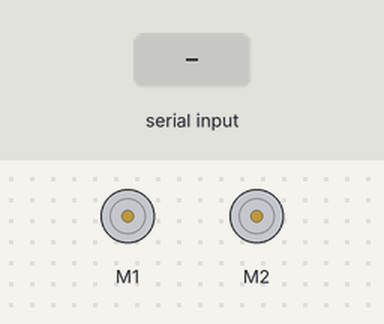
Simulated run of this sketch. Board: Arduino Uno, built with avr-gcc and run on an emulated ATmega328P. On the bench: 2 × DC motor (green arrow = forward, orange = backward, longer = faster). Inputs (shaded band) come from the test bench. What the sketch prints to the serial monitor is not drawn.

Above: at 1.2 s.
1.3 s: "L" received over Serial
At 1.9 s:
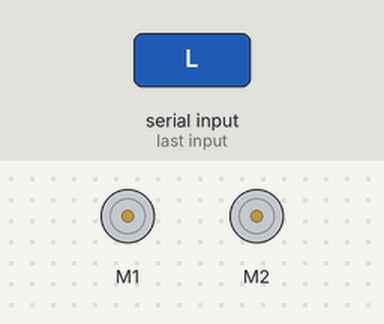
2.9 s: "R" received over Serial
At 4.2 s:
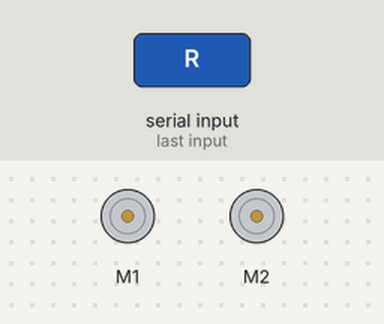
4.5 s: "+" received over Serial
At 5.6 s:
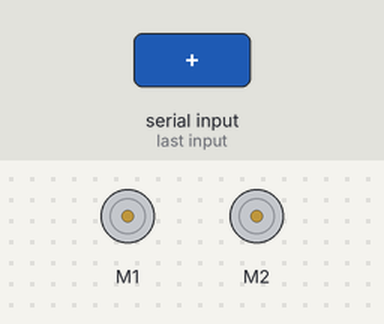
6.1 s: "L" received over Serial
At 6.7 s:
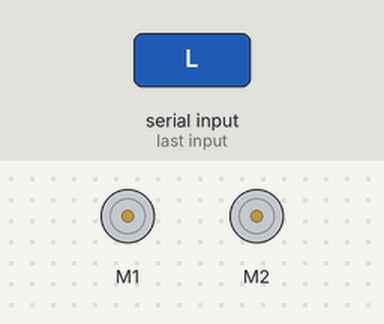
7.7 s: "R" received over Serial
At 9.2 s:
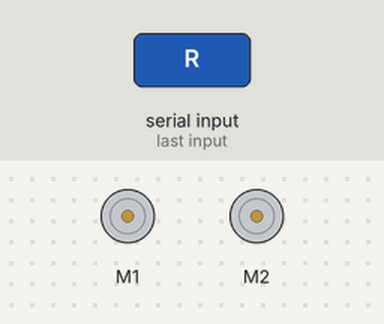
Timing chart, 0 to 10.3 s (numbered marks = the images above; inputs shaded):
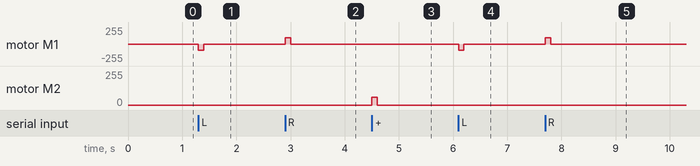

Measured:
- after the input at 1.3 s, motor M1: stopped → backward 95/255 at once, → stopped 0.10 s later
- after the input at 2.9 s, motor M1: stopped → forward 95/255 at once, → stopped 0.10 s later
- after the input at 4.5 s, motor M2: stopped → forward 57/255 at once, → stopped 0.10 s later
- after the input at 6.1 s, motor M1: stopped → backward 95/255 at once, → stopped 0.10 s later
- after the input at 7.7 s, motor M1: stopped → forward 95/255 at once, → stopped 0.10 s later

The sketch:

arduino_dalek_shouldermotor.ino
```cpp
#include "DualMC33926MotorShield.h"

DualMC33926MotorShield md;

#define FLOAT_TIME 100

// M1 is connected to both motors for the shoulder
#define SHOULDER_TURN_SPEED 150
// M2 is connected to the motor for the gun stalk (or will be, some day, maybe)
#define GUN_SPEED 90

unsigned long ShoulderTimer = 0;
unsigned long GunTimer = 0;

void setup()
{
  Serial.begin(9600); // intentionally slow to minimize errors
  Serial.println("Initializing secondary motor shield...");
  md.init();
  Serial.println("Initialized.");
}

void SetTimer(unsigned long *t)
{
  *t = millis() + FLOAT_TIME;
}

void loop()
{
  int didSomething = 0;

  if (ShoulderTimer && ShoulderTimer < millis()) {
    ShoulderTimer = 0;
    md.setM1Speed(0);
  }
  if (GunTimer && GunTimer < millis()) {
    GunTimer = 0;
    md.setM2Speed(0);
  }

  if (Serial.available()) {
    uint8_t c = Serial.read();
    switch (c) {
      case 'L':
        SetTimer(&ShoulderTimer);
        md.setM1Speed(-SHOULDER_TURN_SPEED);
        didSomething = 1;
        break;
      case 'R':
        SetTimer(&ShoulderTimer);
        md.setM1Speed(SHOULDER_TURN_SPEED);
        didSomething = 1;
        break;
      case '+':
        SetTimer(&GunTimer);
        md.setM2Speed(GUN_SPEED);
        didSomething = 1;
        break;
      case '-':
        SetTimer(&GunTimer);
        md.setM2Speed(GUN_SPEED);
        didSomething = -1;
        break;
    }
  }

  if (didSomething)
    delay(10);
}
```
